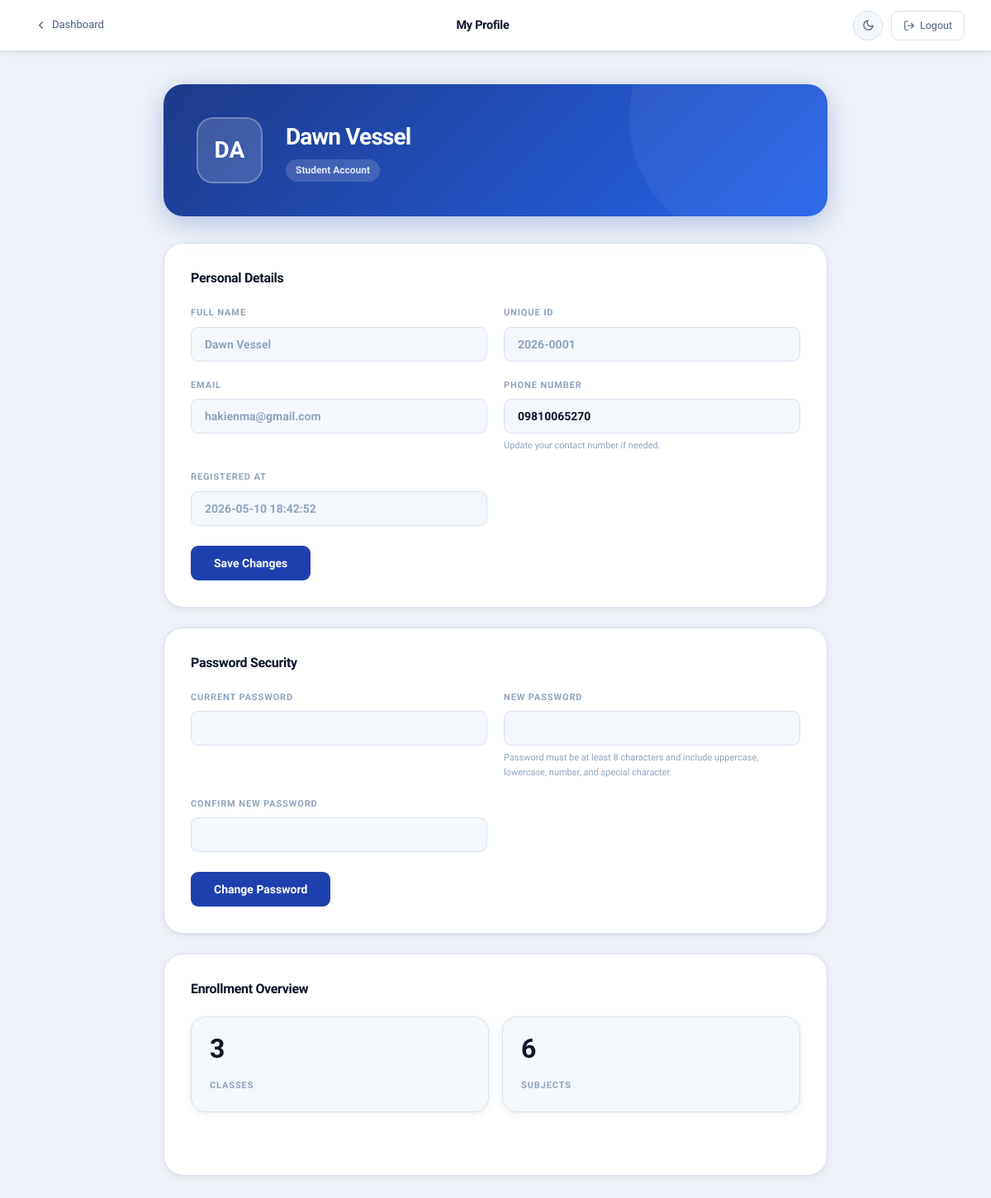
/role_student_profile.php?error=empty_fields (signed in), run on the app's committed database.
### tables this page shows
CREATE TABLE `users` (
  `id` int(10) UNSIGNED NOT NULL,
  `request_id` varchar(20) NOT NULL COMMENT 'Temp registration ID (REQ-XXXXXXXX), kept for audit trail',
  `authorized_person_id` varchar(36) DEFAULT NULL,
  `firstname` varchar(100) NOT NULL,
  `lastname` varchar(100) NOT NULL,
  `fullname` varchar(201) NOT NULL,
  `phonenumber` varchar(255) NOT NULL COMMENT 'Encrypted at application layer',
  `username` varchar(10) NOT NULL COMMENT 'Permanent ID — YY-XXXX format — set once on approval, NEVER updated',
  `email` varchar(255) NOT NULL COMMENT 'Encrypted at application layer',
  `password` varchar(255) DEFAULT NULL COMMENT 'bcrypt hash — NULL until approved',
  `role` enum('student','faculty','admin') NOT NULL,
  `status` enum('pending','active','disabled') NOT NULL DEFAULT 'pending',
  `activation_request` tinyint(1) NOT NULL DEFAULT 1,
  `registered_at` datetime NOT NULL DEFAULT current_timestamp(),
  `activated_at` datetime DEFAULT NULL COMMENT 'Set when admin approves the account',
  `must_change_password` tinyint(1) NOT NULL DEFAULT 0,
  `temp_password_expires_at` int(11) DEFAULT NULL,
  `disabled_reason` varchar(100) DEFAULT NULL,
  `disabled_at` datetime DEFAULT NULL,
  `otp` varchar(6) DEFAULT NULL,
  `otp_expiry` int(11) DEFAULT NULL,
  `disabled_by` varchar(100) DEFAULT NULL,
  `enabled_by` varchar(100) DEFAULT NULL,
  `enabled_at` datetime DEFAULT NULL,
  `password_changed_at` datetime DEFAULT NULL
);

### cryptograph_process.php (called while the page is built, shortened)
<?php
function decryptData($data) {
    $key = hash('sha256', SECRET_KEY);
    $iv = substr(hash('sha256', 'iv_secret'), 0, 16);
    return openssl_decrypt($data, 'AES-256-CBC', $key, 0, $iv);
}
?>

### auth_helpers.php (called while the page is built, shortened)
<?php
require_once __DIR__ . '/cryptograph_process.php';
function passwordPolicyMessage(): string
{
    return 'Password must be at least 8 characters and include uppercase, lowercase, number, and special character.';
}

### role_student_profile.php (the view, shortened to what this page needs)
<?php
require 'auth_helpers.php';
$username = $_SESSION['username'];
require_once __DIR__ . '/db.php';
$stmt = $pdo->prepare("SELECT * FROM users WHERE username = ? LIMIT 1");
$stmt->execute([$username]);
$currentUser = $stmt->fetch(PDO::FETCH_ASSOC);
$enrolledClasses = $pdo->prepare(
    "SELECT c.* FROM classes c
     INNER JOIN class_members cm ON cm.class_id = c.id
     WHERE cm.username = ?"
);
$enrolledClasses->execute([$username]);
$enrolledClassList = $enrolledClasses->fetchAll(PDO::FETCH_ASSOC);
$subjectsCount = 0;
foreach ($enrolledClassList as $cls) {
    $sub = $pdo->prepare("SELECT COUNT(*) FROM subjects WHERE class_id = ?");
    $sub->execute([$cls['id']]);
    $subjectsCount += (int)$sub->fetchColumn();
}
$displayName        = $currentUser['display_name'] ?? $currentUser['fullname'] ?? $username;
$fullname           = $currentUser['fullname'] ?? '';
$email              = decryptData($currentUser['email'] ?? '');
$phone              = decryptData($currentUser['phonenumber'] ?? '');
$registeredAt       = $currentUser['registered_at'] ?? '-';
$initials           = strtoupper(substr($displayName, 0, 2));
?>
<!DOCTYPE html>
<html lang="en">
<head>
    <link rel="stylesheet" href="style.css">
</head>
<body>
<div class="page-wrapper">
    <header class="page-header">
        <a href="dashboard.php" class="page-header-back">
            <svg viewBox="0 0 24 24" fill="none" stroke="currentColor" stroke-width="2.5"><polyline points="15 18 9 12 15 6"/></svg>
            Dashboard
        </a>
        <span class="page-header-title">My Profile</span>
        <div class="header-actions">
            <button class="theme-toggle" aria-label="Toggle theme">
                <svg class="icon-moon" viewBox="0 0 24 24" fill="none" stroke="currentColor" stroke-width="2"><path d="M21 12.79A9 9 0 1 1 11.21 3 7 7 0 0 0 21 12.79z"/></svg>
            </button>
            <a href="logout.php" class="logout-btn">
                <svg viewBox="0 0 24 24" width="13" height="13" fill="none" stroke="currentColor" stroke-width="2" stroke-linecap="round" stroke-linejoin="round"><path d="M9 21H5a2 2 0 0 1-2-2V5a2 2 0 0 1 2-2h4"/><polyline points="16 17 21 12 16 7"/><line x1="21" y1="12" x2="9" y2="12"/></svg>
                Logout
            </a>
        </div>
    </header>
    <main class="page-content">
        <section class="profile-hero">
            <div class="profile-avatar-lg"><?= htmlspecialchars($initials) ?></div>
            <div class="profile-hero-text">
                <div class="profile-hero-name"><?= htmlspecialchars($displayName) ?></div>
                <div class="profile-hero-role">Student Account</div>
            </div>
        </section>
        <section class="profile-section">
            <h2 class="profile-section-title">Personal Details</h2>
            <form method="POST">
                <div class="form-grid">
                    <div class="form-field">
                        <label>Full Name</label>
                        <input type="text" value="<?= htmlspecialchars($fullname) ?>" disabled>
                    </div>
                    <div class="form-field">
                        <label>Unique ID</label>
                        <input type="text" value="<?= htmlspecialchars($username) ?>" disabled>
                    </div>
                    <div class="form-field">
                        <label>Email</label>
                        <input type="text" value="<?= htmlspecialchars($email) ?>" disabled>
                    </div>
                    <div class="form-field">
                        <label>Phone Number</label>
                        <input type="text" name="phonenumber" value="<?= htmlspecialchars($phone) ?>" placeholder="+63...">
                        <div class="field-hint">Update your contact number if needed.</div>
                    </div>
                    <div class="form-field">
                        <label>Registered At</label>
                        <input type="text" value="<?= htmlspecialchars($registeredAt) ?>" disabled>
                    </div>
                </div>
                <button type="submit" name="save_profile" class="save-btn">Save Changes</button>
            </form>
        </section>
        <section class="profile-section">
            <h2 class="profile-section-title">Password Security</h2>
            <form method="POST">
                <div class="form-grid">
                    <div class="form-field">
                        <label>Current Password</label>
                        <input type="password" name="current_password" required>
                    </div>
                    <div class="form-field">
                        <label>New Password</label>
                        <input type="password" name="new_password" required>
                        <div class="field-hint"><?= htmlspecialchars(passwordPolicyMessage()) ?></div>
                    </div>
                    <div class="form-field">
                        <label>Confirm New Password</label>
                        <input type="password" name="confirm_password" required>
                    </div>
                </div>
                <button type="submit" name="change_password" class="save-btn">Change Password</button>
            </form>
        </section>
        <section class="profile-section">
            <h2 class="profile-section-title">Enrollment Overview</h2>
            <div class="stats-grid">
                <div class="stat-card">
                    <div class="stat-value"><?= count($enrolledClassList) ?></div>
                    <div class="stat-label">Classes</div>
                </div>
                <div class="stat-card">
                    <div class="stat-value"><?= $subjectsCount ?></div>
                    <div class="stat-label">Subjects</div>
                </div>
            </div>
        </section>
    </main>
</div>
</body>
</html>

### role_student_profile.php (style rules this page uses)
.page-content { max-width: 860px; padding: 40px 28px; }
.profile-hero { background: linear-gradient(135deg, #1e3a8a 0%, #2563eb 100%); border-radius: var(--radius-xl); padding: 40px; display: flex; align-items: center; gap: 28px; margin-bottom: 32px; position: relative; overflow: hidden; box-shadow: 0 8px 32px rgba(30,64,175,0.28); }
.profile-hero::after { content: ''; position: absolute; width: 320px; height: 320px; border-radius: 50%; background: rgba(255,255,255,0.05); top: -120px; right: -80px; }
.profile-avatar-lg { width: 80px; height: 80px; border-radius: 20px; background: rgba(255,255,255,0.15); border: 2px solid rgba(255,255,255,0.25); display: flex; align-items: center; justify-content: center; font-size: 28px; font-weight: 800; color: #fff; flex-shrink: 0; font-family: 'Sora', sans-serif; position: relative; z-index: 1; }
.profile-hero-text { position: relative; z-index: 1; }
.profile-hero-name { font-family: 'Sora', sans-serif; font-size: 28px; font-weight: 800; color: #fff; letter-spacing: -0.03em; margin-bottom: 4px; }
.profile-hero-role { display: inline-flex; align-items: center; gap: 6px; background: rgba(255,255,255,0.15); border-radius: 999px; padding: 4px 12px; font-size: 12px; font-weight: 700; color: rgba(255,255,255,0.85); }
.profile-section { background: var(--surface); border: 1.5px solid var(--border); border-radius: var(--radius-xl); padding: 32px; margin-bottom: 24px; box-shadow: var(--shadow-sm); }
.profile-section-title { font-family: 'Sora', sans-serif; font-size: 16px; font-weight: 800; letter-spacing: -0.02em; color: var(--text-primary); margin-bottom: 24px; }
.form-grid { display: grid; grid-template-columns: 1fr 1fr; gap: 20px; }
.form-field label { display: block; font-size: 11px; font-weight: 800; text-transform: uppercase; letter-spacing: 0.08em; color: var(--text-muted); margin-bottom: 8px; }
.form-field input { width: 100%; padding: 12px 16px; background: var(--surface-2); border: 1.5px solid var(--border); border-radius: var(--radius-sm); font-family: 'Sora', sans-serif; font-size: 14px; font-weight: 600; color: var(--text-primary); outline: none; transition: border-color 0.18s; box-sizing: border-box; }
.form-field input:disabled { color: var(--text-muted); cursor: not-allowed; }
.field-hint { font-size: 11px; color: var(--text-muted); margin-top: 6px; }
.save-btn { margin-top: 24px; display: inline-flex; align-items: center; gap: 8px; padding: 13px 28px; background: var(--accent); color: #fff; border: none; border-radius: var(--radius-sm); font-family: 'Sora', sans-serif; font-size: 14px; font-weight: 700; cursor: pointer; transition: background 0.18s; }
.stats-grid { display: grid; grid-template-columns: repeat(2, minmax(0, 1fr)); gap: 16px; }
.stat-card { background: var(--surface-2); border: 1.5px solid var(--border); border-radius: var(--radius-lg); padding: 22px; }
.stat-value { font-size: 32px; font-weight: 800; color: var(--text-primary); font-family: 'Sora', sans-serif; line-height: 1; }
.stat-label { font-size: 11px; font-weight: 700; text-transform: uppercase; letter-spacing: 0.08em; color: var(--text-muted); margin-top: 6px; }

### data on the page
users: fullname "DA", fullname "Dawn Vessel", email "hakienma@gmail.com", phonenumber "09810065270", registered_at "2026-05-10 18:42:52"

### other printed values
passwordPolicyMessage() "Password must be at least 8 characters and include uppercase, lowercase, number, and special character."
count($enrolledClassList) "3"
$subjectsCount "6"
